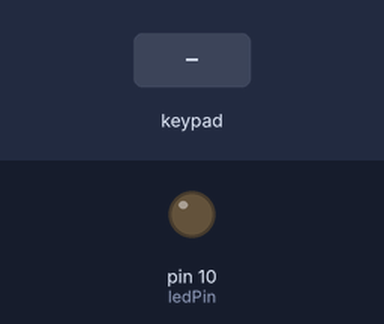
Simulated run of this sketch. Board: Arduino Uno, built with avr-gcc and run on an emulated ATmega328P. On the bench: output pins drawn as LEDs (lit = HIGH). The test bench sets the inputs (shaded band). What the sketch prints to the serial monitor is not drawn.

Above: at 1.2 s.
1.3 s: key '1' pressed
2.8 s: keypad keys 1 2 3 4 # pressed 0.4 s apart
6.3 s: keypad keys 1 2 3 4 # pressed 0.4 s apart
At 8.6 s:
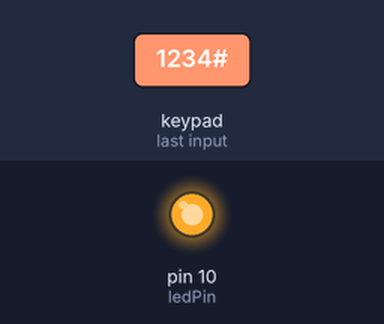
9.8 s: key 'A' pressed
11.3 s: key '#' pressed
At 12.4 s:
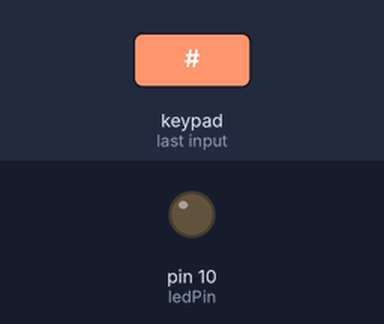
12.8 s: keypad keys 1 2 3 4 * pressed 0.4 s apart
Timing chart, 0 to 15.8 s (numbered marks = the images above; inputs shaded):
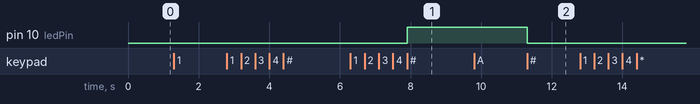

Measured:
- after the input at 1.3 s, every drawn part: stays the same
- after the input at 2.8 s, every drawn part: stays the same
- after the input at 6.3 s, pin 10 (ledPin): LOW → HIGH after 1.6 s
- after the input at 9.8 s, every drawn part: stays the same
- after the input at 11.3 s, pin 10 (ledPin): HIGH → LOW at once
- after the input at 12.8 s, every drawn part: stays the same

The sketch:

ledOnOff_keypad.ino
```cpp
#include <Keypad.h>

const byte ROWS = 4;
const byte COLS = 4;

char keys[ROWS][COLS] = {
  {'1', '2', '3', 'A'},
  {'4', '5', '6', 'B'},
  {'7', '8', '9', 'C'},
  {'*', '0', '#', 'D'}
};

byte rowPins[ROWS] = {9, 8, 7, 6};
byte colPins[COLS] = {5, 4, 3, 2};

Keypad keypad = Keypad(makeKeymap(keys), rowPins, colPins, ROWS, COLS);

const String password = "1234";
String input = " ";
const int ledPin = 10;

void setup() {
  pinMode(ledPin, OUTPUT);
  digitalWrite(ledPin, LOW);
  Serial.begin(9600);
}

void loop() {
  char key = keypad.getKey();

  if (key) {
    Serial.print(key);

    if (key == '#') {
      if (input == password) {
        Serial.println("Password Correct!");
        digitalWrite(ledPin, HIGH);
      } else {
        Serial.println("Wrong Password!");
        digitalWrite(ledPin, LOW);
      }
      input = "";
    } else if (key == '*') {
      input = "";
      Serial.println("Input cleared!");
    } else {
      input += key;
    }
  }
}
```
